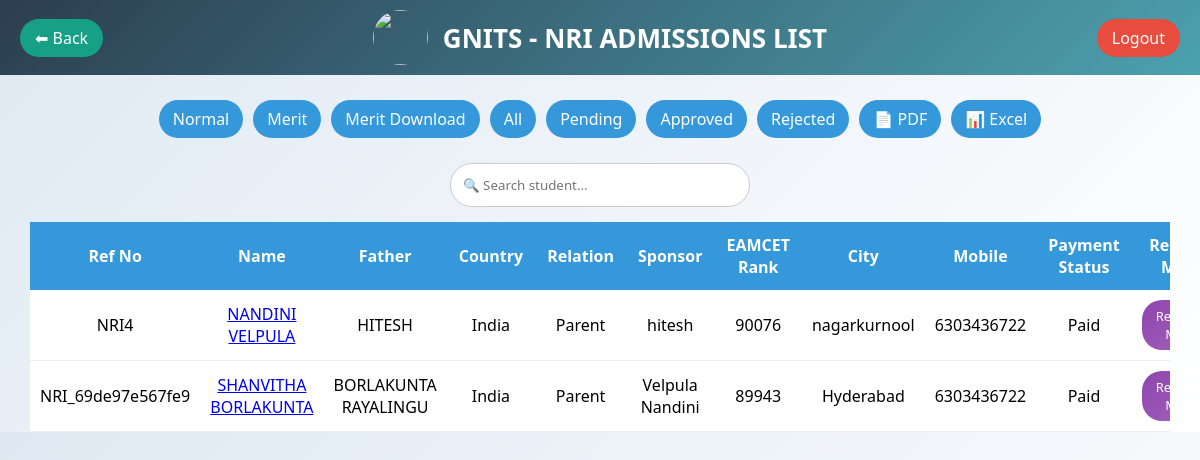
/nri_list.php (signed in), run on the app's committed database.
### tables this page shows
CREATE TABLE `nri` (
  `id` int NOT NULL,
  `reference_no` varchar(30) DEFAULT NULL,
  `name` varchar(100) DEFAULT NULL,
  `gender` enum('F','M','O') DEFAULT NULL,
  `dob` date DEFAULT NULL,
  `father` varchar(100) DEFAULT NULL,
  `mother` varchar(100) DEFAULT NULL,
  `community` enum('SC','ST','OBC','EWS','GENERAL','OC','OBC','BC-A','BC-B','BC-C','BC-D','BC-E') DEFAULT NULL,
  `address1` text,
  `address2` text,
  `city` varchar(50) DEFAULT NULL,
  `state` varchar(50) DEFAULT NULL,
  `zip` varchar(10) DEFAULT NULL,
  `country` varchar(50) DEFAULT NULL,
  `email` varchar(100) DEFAULT NULL,
  `confirm_email` varchar(255) NOT NULL,
  `aadhar` varchar(20) DEFAULT NULL,
  `mobile` varchar(15) DEFAULT NULL,
  `board` varchar(50) DEFAULT NULL,
  `passing_year` varchar(20) DEFAULT NULL,
  `total_marks` int DEFAULT NULL,
  `group_marks` int DEFAULT NULL,
  `intermediate_hall_ticket` varchar(30) DEFAULT NULL,
  `inter_percentage` decimal(5,2) DEFAULT NULL,
  `inter_group_percentage` decimal(5,2) DEFAULT NULL,
  `pref1` varchar(20) DEFAULT NULL,
  `pref2` varchar(20) DEFAULT NULL,
  `pref3` varchar(20) DEFAULT NULL,
  `pref4` varchar(20) DEFAULT NULL,
  `pref5` varchar(20) DEFAULT NULL,
  `relationship` varchar(50) DEFAULT NULL,
  `sponsor_name` varchar(100) DEFAULT NULL,
  `place_country` varchar(100) DEFAULT NULL,
  `eamcet_rank` int DEFAULT NULL,
  `photo` varchar(255) DEFAULT NULL,
  `tenth` varchar(255) DEFAULT NULL,
  `inter` varchar(255) DEFAULT NULL,
  `passport` varchar(255) DEFAULT NULL,
  `eamcet_card` varchar(255) DEFAULT NULL,
  `nri_letter` varchar(255) DEFAULT NULL,
  `nri_driving` varchar(255) DEFAULT NULL,
  `stud_sign` varchar(255) DEFAULT NULL,
  `parent_sign` varchar(255) DEFAULT NULL,
  `txnid` varchar(100) DEFAULT NULL,
  `payu_status` varchar(20) DEFAULT NULL,
  `payment_status` varchar(20) DEFAULT 'Pending',
  `payment_amount` decimal(10,2) DEFAULT NULL,
  `payment_date` datetime DEFAULT NULL,
  `created_at` timestamp NOT NULL DEFAULT CURRENT_TIMESTAMP,
  `status` enum('Pending','Approved','Rejected') DEFAULT 'Pending',
  `allotted_branch` varchar(20) DEFAULT NULL
);

### nri_list.php (the view, shortened to what this page needs)
<?php
$host = "localhost";
$user = "gnitsc79_gnitsc79";
$pass = "@Gnits@123456@";
$dbname = "gnitsc79_gnits_db";
$conn = new mysqli($host, $user, $pass, $dbname);
$type = $_GET['type'] ?? "normal";
if($type == "merit"){
    $sql = "SELECT * FROM nri ORDER BY eamcet_rank ASC";
} else {
    $sql = "SELECT * FROM nri ORDER BY id DESC";
}
$result = $conn->query($sql);
?>
<!DOCTYPE html>
<html>
<head>
</head>
<body>
<header class="header">
    <a href="dashboard.php" class="btn back">⬅ Back</a>
    <div class="header-center">
        <img src="pics/logo.jpg" class="logo">
        <h1 class="college-name">
            GNITS - NRI ADMISSIONS LIST
        </h1>
    </div>
    <a href="logout.php" class="btn logout">Logout</a>
</header>
<div class="controls single-line">
    <a href="?type=normal">Normal</a>
    <a href="?type=merit">Merit</a>
    <a href="nri_merit_list.php">Merit Download</a>
    <a href="?filter=all">All</a>
    <a href="?filter=pending">Pending</a>
    <a href="?filter=approved">Approved</a>
    <a href="?filter=rejected">Rejected</a>
    <a href="export_pdf.php?type=nri">📄 PDF</a>
    <a href="export_excel.php?type=nri">📊 Excel</a>
</div>
<div class="search-box">
    <input type="text" id="search" onkeyup="searchTable()" placeholder="🔍 Search student...">
</div>
<div class="table-container">
<table>
<thead>
<tr>
    <th>Ref No</th>
    <th>Name</th>
    <th>Father</th>
    <th>Country</th>
     <th>Relation</th>
    <th>Sponsor</th>
    <th>EAMCET Rank</th>
    <th>City</th>
    <th>Mobile</th>
     <th>Payment Status</th>
     <th>Resend Mail</th>
</tr>
</thead>
<tbody>
<?php while($row = $result->fetch_assoc()){ ?>
<tr>
<td><?= $row['reference_no'] ?></td>
<td>
<?php if($row['payment_status'] == "Paid"){ ?>
    <a href="nri_pdf.php?type=nri&id=<?= $row['id'] ?>">
        <?= $row['name'] ?>
    </a>
<?php } else { ?>
    <span class="disabled"><?= $row['name'] ?></span>
<?php } ?>
</td>
<td><?= $row['father'] ?></td>
<td><?= $row['place_country'] ?></td>
<td><?= $row['relationship'] ?></td>
<td><?= $row['sponsor_name'] ?></td>
<td><?= $row['eamcet_rank'] ?></td>
<td><?= $row['city'] ?></td>
<td><?= $row['mobile'] ?></td>
<td><?= $row['payment_status'] ?></td>
    <td>
<?php if($row['payment_status'] == "Paid"){ ?>
    <a href="resend_mail_nri.php?id=<?= $row['id'] ?>"
       class="resend-btn"
       onclick="return confirm('Send approval mail again to this student?')">
       Resend Mail
    </a>
<?php } else { ?>
    <span class="disabled">Not Available</span>
<?php } ?>
</td>
</tr>
<?php } ?>
</tbody>
</table>
</div>
</body>
</html>

### nri_list.php (style rules this page uses)
* { margin:0;padding:0;box-sizing:border-box;font-family:'Segoe UI'; }
body { background:linear-gradient(135deg,#dfe9f3,#ffffff); }
.header { display:flex; justify-content:space-between; align-items:center; padding:10px 20px; background: linear-gradient(135deg,#2c3e50,#4ca1af); color:white; }
.header-center { display:flex; align-items:center; gap:15px; }
.logo { width:55px;height:55px;border-radius:50%; }
.college-name { font-size:26px;font-weight:bold; }
.btn { padding:8px 15px; border-radius:25px; text-decoration:none; color:white; }
.logout { background:#e74c3c; }
.back { background:#16a085; }
.controls.single-line { display:flex; justify-content:center; align-items:center; gap:10px; padding:10px; margin:15px auto; overflow-x:auto; white-space:nowrap; }
.controls.single-line a { flex-shrink:0; padding:8px 14px; border-radius:20px; background:#3498db; color:white; text-decoration:none; }
.search-box { text-align:center;margin:15px; }
.search-box input { padding:12px; width:300px; border-radius:30px; border:1px solid #ccc; }
.table-container { width:95%;margin:auto;overflow-x:auto; }
table { width:100%; border-collapse:collapse; background:white; }
th { background:#3498db; color:white; padding:12px; }
td { padding:10px; text-align:center; border-bottom:1px solid #eee; }
.resend-btn { background: linear-gradient(135deg, #8e44ad, #a569bd); color: white; padding: 7px 14px; border-radius: 20px; text-decoration: none; display: inline-block; font-size: 13px; font-weight: 500; transition: all 0.3s ease; }

### data on the page
nri: reference_no "NRI4", name "NANDINI VELPULA", father "HITESH", place_country "India", relationship "Parent", sponsor_name "hitesh", eamcet_rank "90076", city "nagarkurnool", mobile "6303436722", payment_status "Paid"
nri: reference_no "NRI_69de97e567fe9", name "SHANVITHA BORLAKUNTA", father "BORLAKUNTA RAYALINGU", place_country "India", relationship "Parent", sponsor_name "Velpula Nandini", eamcet_rank "89943", city "Hyderabad", mobile "6303436722", payment_status "Paid"
